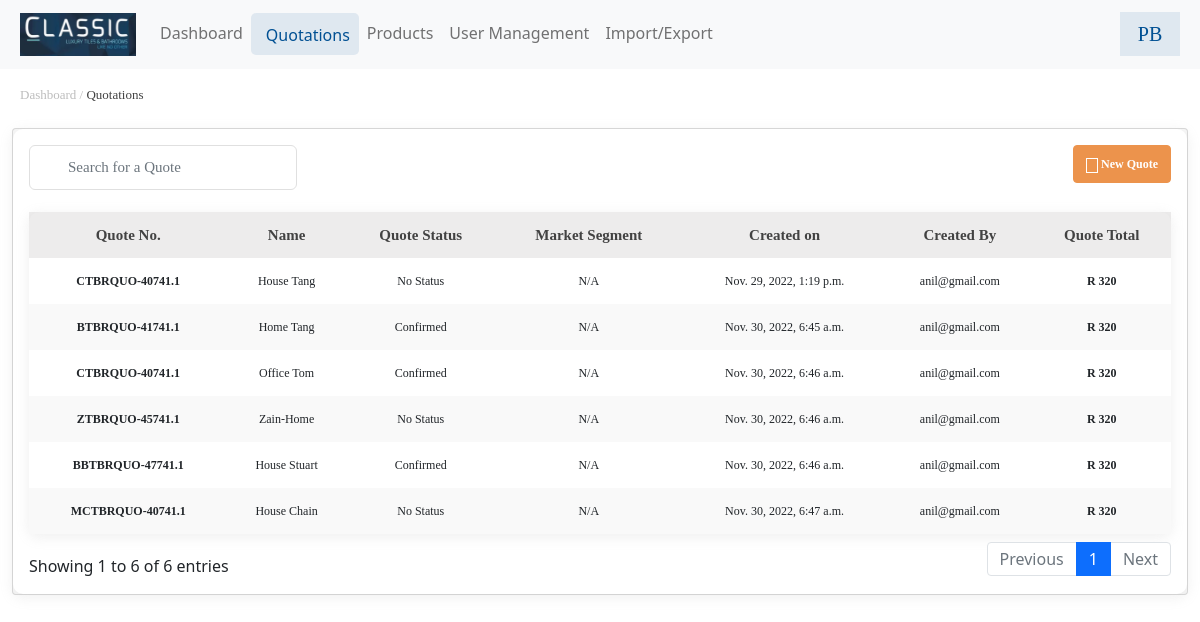
/quotations/, run on the app's committed database.
### app/models.py (models this page shows, shortened)
class Quotation(models.Model):
    quot_no = models.CharField(max_length=200)
    name = models.CharField(max_length=200)
    quot_status = models.CharField(max_length=5, choices=quotaionstatus, default="no")
    market_seg = models.CharField(max_length=200)
    created_at = models.DateTimeField(auto_now_add=True)
    created_by = models.ForeignKey(User, on_delete=models.CASCADE)

### app/views.py (the view)
# urls.py: path('quotations/', views.quotation, name='quotations'),
def quotation(request):
    quots = Quotation.objects.all()
    active = 'quotation'
    return render(request, "quotation.html", {"quots": quots, "active": active})

### app/templates/quotation.html (shortened to what this page needs)
{% extends 'base.html' %}
{% load static %}
{% block pagenav %}
<div class="content-header tab-padding-left">
    <div class="container-fluid">
        <div class="row mb-2">
            <div class="col-sm-6">
                <p class="m-0 dashboard-sub-heading">Dashboard / <span style="color:#424242 !important;">Quotations</span></p>
            </div>
        </div>
    </div>
</div>
{% endblock pagenav %}
{% block main-content %}
<section class="content tab-padding-left">
    <div class="container-fluid">
        <div class="card">
            <div class="card-body quotations-card">
                <div class="row">
                    <div class="col-md-3">
                        <div class="form-group has-search">
                            <input type="text" class="form-control searchbox" placeholder="Search for a Quote" />
                        </div>
                    </div>
                    <div class="col-md-9 text-right">
                        <button class="btn btn-warning new-quotations-btn"><i class="fa fa-plus quotation-plus-icon"></i> New Quote</button>
                    </div>
                </div>
                <table id="example1" class="table text-center quotations-table">
                    <thead>
                    <tr  class="heading">
                        <th>Quote No.</th>
                        <th>Name</th>
                        <th>Quote Status</th>
                        <th>Market Segment</th>
                        <th>Created on</th>
                        <th>Created By</th>
                        <th>Quote Total</th>
                    </tr>
                    </thead>
                    <tbody>
                    {% for q in quots %}
                    <tr>
                        <td class="fw-bold">{{q.quot_no}}</td>
                        <td>{{q.name}}</td>
                        <td>{{q.quot_status}}</td>
                        <td>{{q.market_seg}}</td>
                        <td>{{q.created_at}}</td>
                        <td>{{q.created_by.email}}</td>
                        <td class="fw-bold">R 320</td>
                    </tr>
                    {% endfor %}
                    </tbody>
                </table>
            </div>
        </div>
    </div>
</section>
{% endblock main-content %}

### data on the page
Quotation: quot_no "CTBRQUO-40741.1", name "House Tang", quot_status "No Status", market_seg "N/A", created_at "Nov. 29, 2022, 1:19 p.m.", created_by.email "anil@gmail.com"
Quotation: quot_no "BTBRQUO-41741.1", name "Home Tang", quot_status "Confirmed", market_seg "N/A", created_at "Nov. 30, 2022, 6:45 a.m.", created_by.email "anil@gmail.com"
Quotation: quot_no "CTBRQUO-40741.1", name "Office Tom", quot_status "Confirmed", market_seg "N/A", created_at "Nov. 30, 2022, 6:46 a.m.", created_by.email "anil@gmail.com"
Quotation: quot_no "ZTBRQUO-45741.1", name "Zain-Home", quot_status "No Status", market_seg "N/A", created_at "Nov. 30, 2022, 6:46 a.m.", created_by.email "anil@gmail.com"
Quotation: quot_no "BBTBRQUO-47741.1", name "House Stuart", quot_status "Confirmed", market_seg "N/A", created_at "Nov. 30, 2022, 6:46 a.m.", created_by.email "anil@gmail.com"
Quotation: quot_no "MCTBRQUO-40741.1", name "House Chain", quot_status "No Status", market_seg "N/A", created_at "Nov. 30, 2022, 6:47 a.m.", created_by.email "anil@gmail.com"
